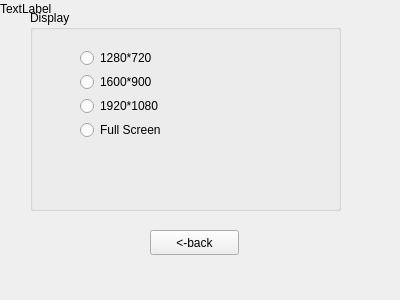
<?xml version="1.0" encoding="UTF-8"?>
<ui version="4.0">
 <class>Setting</class>
 <widget class="QWidget" name="Setting">
  <property name="geometry">
   <rect>
    <x>0</x>
    <y>0</y>
    <width>400</width>
    <height>300</height>
   </rect>
  </property>
  <property name="windowTitle">
   <string>Setting</string>
  </property>
  <widget class="QPushButton" name="btn_back">
   <property name="geometry">
    <rect>
     <x>150</x>
     <y>230</y>
     <width>89</width>
     <height>25</height>
    </rect>
   </property>
   <property name="text">
    <string>&lt;-back</string>
   </property>
  </widget>
  <widget class="QGroupBox" name="groupBox">
   <property name="geometry">
    <rect>
     <x>30</x>
     <y>10</y>
     <width>311</width>
     <height>201</height>
    </rect>
   </property>
   <property name="title">
    <string>Display</string>
   </property>
   <widget class="QRadioButton" name="radio_dp_900">
    <property name="geometry">
     <rect>
      <x>50</x>
      <y>62</y>
      <width>100</width>
      <height>20</height>
     </rect>
    </property>
    <property name="text">
     <string>1600*900</string>
    </property>
   </widget>
   <widget class="QRadioButton" name="radio_dp_1080">
    <property name="geometry">
     <rect>
      <x>50</x>
      <y>86</y>
      <width>100</width>
      <height>20</height>
     </rect>
    </property>
    <property name="text">
     <string>1920*1080</string>
    </property>
   </widget>
   <widget class="QRadioButton" name="radio_dp_720">
    <property name="geometry">
     <rect>
      <x>50</x>
      <y>38</y>
      <width>100</width>
      <height>20</height>
     </rect>
    </property>
    <property name="text">
     <string>1280*720</string>
    </property>
   </widget>
   <widget class="QRadioButton" name="radio_dp_fs">
    <property name="geometry">
     <rect>
      <x>50</x>
      <y>110</y>
      <width>100</width>
      <height>20</height>
     </rect>
    </property>
    <property name="text">
     <string>Full Screen</string>
    </property>
   </widget>
  </widget>
  <widget class="QLabel" name="bg">
   <property name="geometry">
    <rect>
     <x>0</x>
     <y>0</y>
     <width>67</width>
     <height>17</height>
    </rect>
   </property>
   <property name="text">
    <string>TextLabel</string>
   </property>
  </widget>
  <zorder>bg</zorder>
  <zorder>btn_back</zorder>
  <zorder>groupBox</zorder>
 </widget>
 <layoutdefault spacing="0" margin="0"/>
 <resources/>
 <connections/>
</ui>
